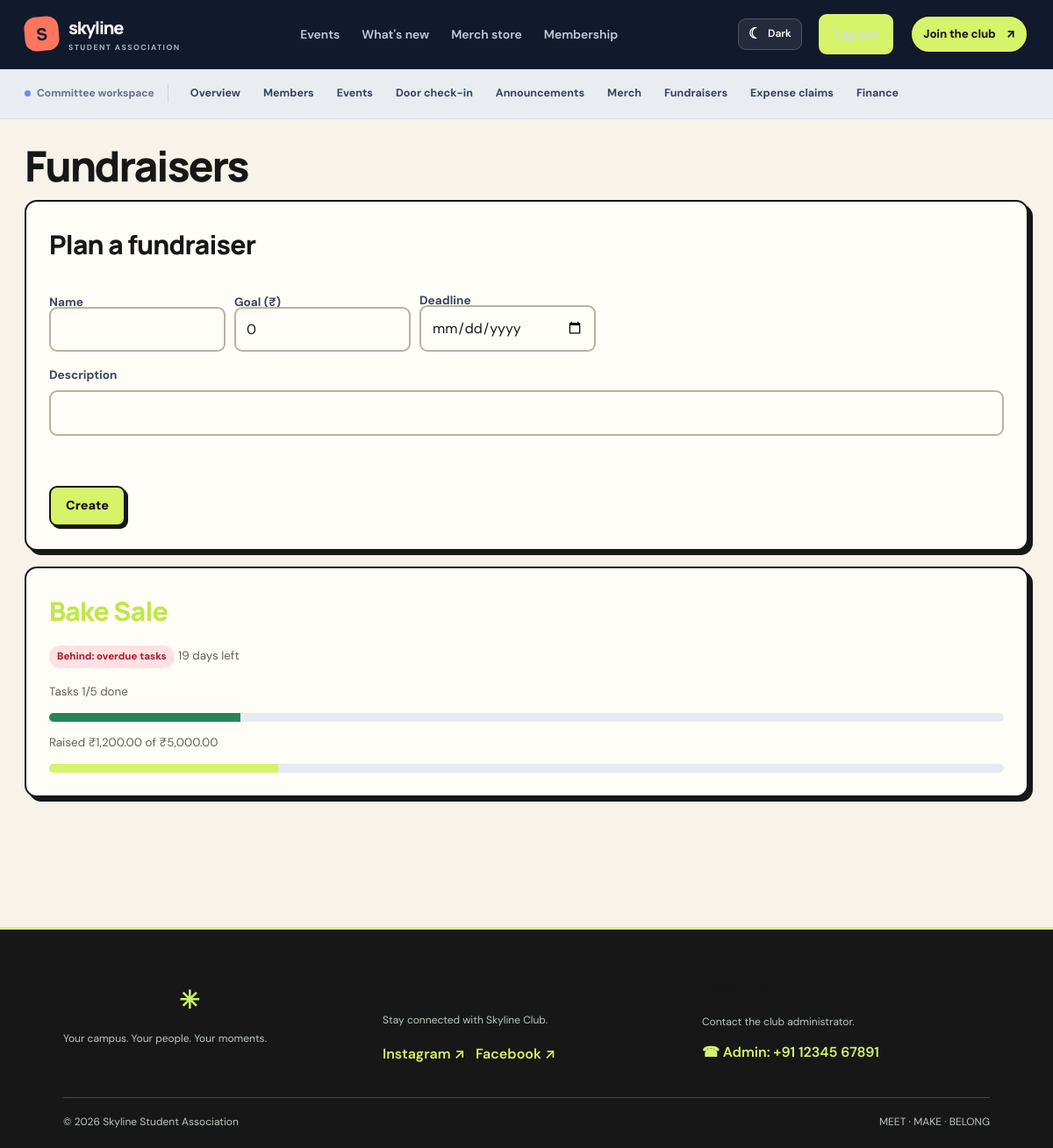
The app's page /admin/fundraisers (signed in) with its own data.
### tables this page shows
CREATE TABLE fundraisers (
    id INTEGER PRIMARY KEY,
    name TEXT NOT NULL,
    description TEXT,
    goal REAL NOT NULL DEFAULT 0,
    deadline TEXT,
    created_at TEXT NOT NULL
);

### app.py (the view, shortened to what this page needs)
@app.route('/admin/fundraisers', methods=['GET', 'POST'])
@admin_required
def admin_fundraisers():
    rows = query('SELECT * FROM fundraisers ORDER BY id DESC')
    summary = {r['id']: fundraiser_summary(r) for r in rows}
    return render_template('admin_fundraisers.html', fundraisers=rows, summary=summary)

### app.py (called while the page is built)
@app.context_processor
def inject_csrf_token():
    from flask_wtf.csrf import generate_csrf
    return {"csrf_token": generate_csrf}

def today_iso():
    return date.today().isoformat()

@app.template_filter('money')
def money_filter(value):
    return f"₹{float(value or 0):,.2f}"

@app.context_processor
def inject_globals():
    return {'is_admin': bool(session.get('admin')), 'status_of': member_status}

def admin_required(view):
    @wraps(view)
    def wrapper(*args, **kwargs):
        if not session.get('admin'):
            return redirect(url_for('login', next=request.full_path.rstrip('?')))
        return view(*args, **kwargs)
    return wrapper

### db.py (called while the page is built)
def get_db():
    if 'db' not in g:
        g.db = sqlite3.connect(DB_PATH)
        g.db.row_factory = sqlite3.Row
        g.db.execute('PRAGMA foreign_keys = ON')
    return g.db

def query(sql, args=(), one=False):
    cur = get_db().execute(sql, args)
    rows = cur.fetchall()
    cur.close()
    if one:
        return rows[0] if rows else None
    return rows

### templates/admin_fundraisers.html (shortened to what this page needs)
{% extends 'base.html' %}
{% block content %}
<h1>Fundraisers</h1>
<form method="post" class="card">
  <h2>Plan a fundraiser</h2>
  <div class="inline">
    <div><label>Name</label><input name="name" required></div>
    <div><label>Goal (₹)</label><input name="goal" type="number" step="0.01" min="0" value="0"></div>
    <div><label>Deadline</label><input name="deadline" type="date"></div>
  </div>
  <label>Description</label><input name="description"><br><button type="submit">Create</button>
</form>
<div class="grid2">
{% for f in fundraisers %}{% set s = summary[f.id] %}
  <div class="card"><h2><a href="{{ url_for('admin_fundraiser', fundraiser_id=f.id) }}">{{ f.name }}</a></h2>
    <p><span class="badge {{ 'ok' if s.health in ['On track', 'All tasks done'] else 'bad' }}">{{ s.health }}</span>
    {% if s.days_left is not none %}<span class="muted">{{ s.days_left }} days left</span>{% endif %}</p>
    <p class="muted">Tasks {{ s.done }}/{{ s.total }} done</p><div class="bar-track"><div class="bar-fill green" style="width:{{ s.task_pct }}%"></div></div>
    {% if f.goal %}<p class="muted">Raised {{ s.raised|money }} of {{ f.goal|money }}</p><div class="bar-track"><div class="bar-fill" style="width:{{ s.goal_pct }}%"></div></div>{% endif %}
  </div>
{% else %}<p class="muted">No fundraisers yet.</p>{% endfor %}
</div>
{% endblock %}

### records on screen
fundraisers: name "Bake Sale", health "Behind: overdue tasks", days_left "19", done "1", total "5", {{ s.task_pct }} 20 (drawn), raised "₹1,200.00", goal "₹5,000.00", {{ s.goal_pct }} 24 (drawn)
